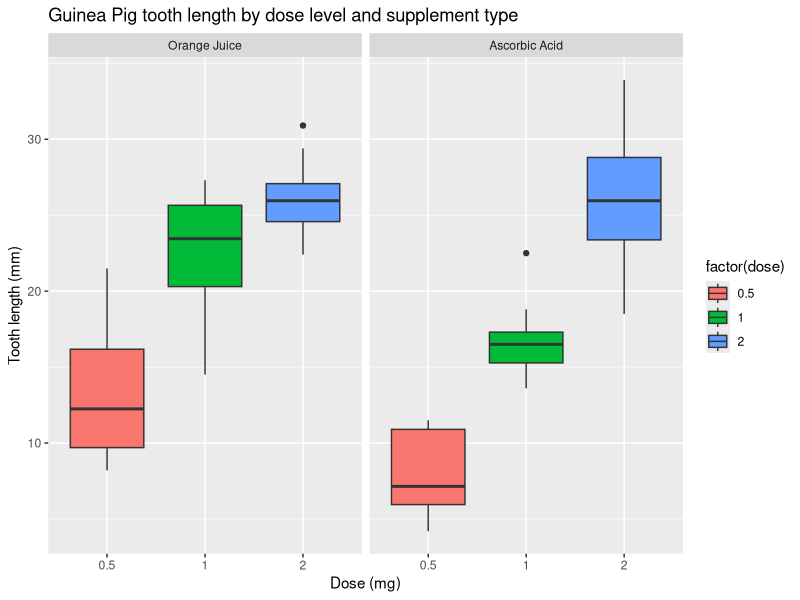

The R script that drew this image: (Note: this script raises an error after producing the figure.)
## ---- chunk 1
knitr::opts_chunk$set(echo=TRUE,warning=FALSE, message=FALSE)
## ---- chunk 2
library(datasets)
data(ToothGrowth)
tg=ToothGrowth
## ---- chunk 3
str(ToothGrowth)
## ---- chunk 4
with(tg, table(dose, supp))
## ---- chunk 5
tg$dose<-as.factor(tg$dose)

## ---- chunk 6
library(dplyr)
aggregate(tg$len,list(Supplement_type=tg$supp,supplement_dose=tg$dose),mean)
## ---- chunk 7
library(ggplot2)
tg=ToothGrowth
levels(tg$supp)<-c("Orange Juice","Ascorbic Acid")
ggplot(tg, aes(x=factor(dose), y=len)) +
  geom_boxplot(aes(fill = factor(dose))) + 
  facet_grid(. ~ supp) +
  xlab('Dose (mg)') +
  ylab('Tooth length (mm)') +
  ggtitle('Guinea Pig tooth length by dose level and supplement type')
## ---- chunk 8
hp1<-t.test(len~supp,data=tg,paired=FALSE,var.equal=FALSE)
hp1$conf.int
hp1$p.value
## ---- chunk 9
hp2<-t.test(len~supp,data=subset(tg,dose==0.5),paired=FALSE,var.equal=FALSE)
hp2$conf.int
hp2$p.value
## ---- chunk 10
hp3<-t.test(len~supp,data=subset(tg,dose==1),paired=FALSE,var.equal=FALSE)
hp3$conf.int
hp3$p.value
## ---- chunk 11
hp4<-t.test(len~supp,data=subset(tg,dose==2),paired=FALSE,var.equal=FALSE)
hp4$conf.int
hp4$p.value
